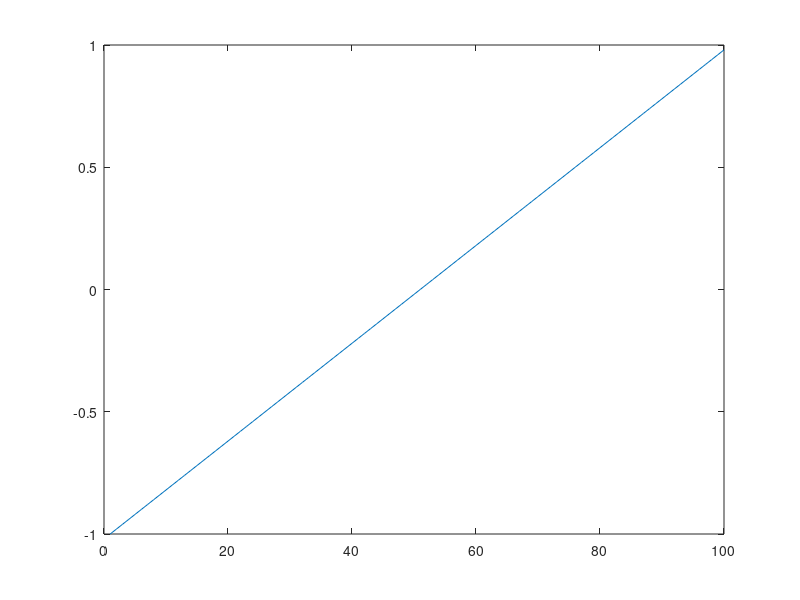
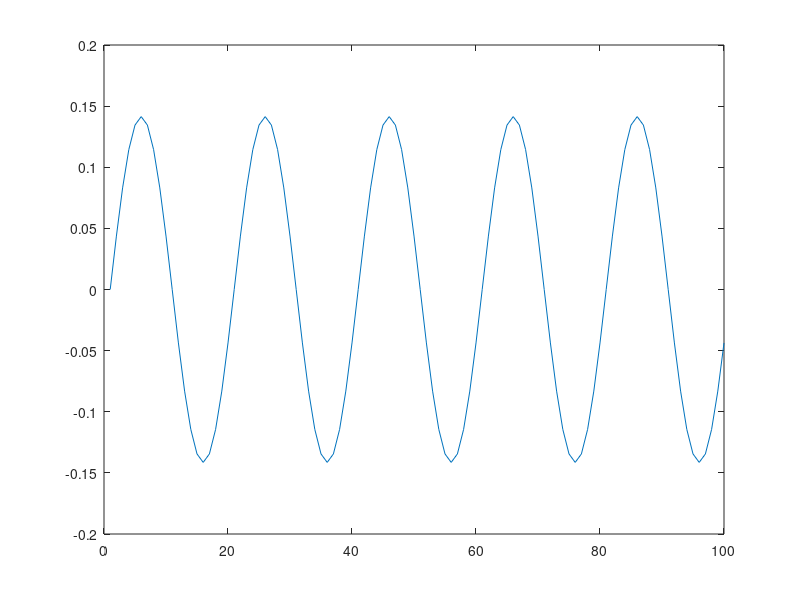
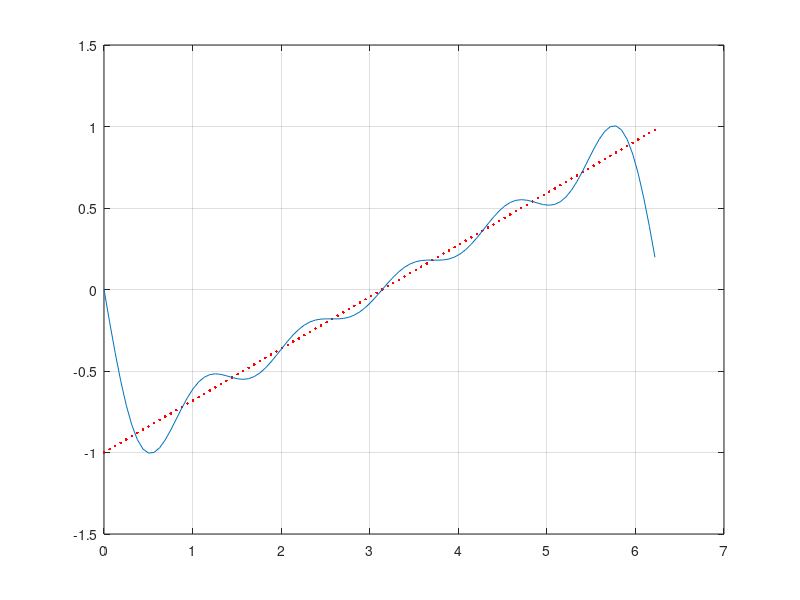

These charts were generated, in order, by the following MATLAB code:
% approx_orto.m
clear all; close all;

N=100;                % Liczba definiowanych punktow czasowych
M=5;                  % Liczba sinusoid uzytych do aproksymacji

x = [0 : 2*pi/N : 2*pi*(N-1)/N]';   % Wektor pionowy [rad]: 0 : krok : maksimum
y = sawtooth(x);                    % Zadany przebieg piloksztaltny, od -1 do 1
figure; plot( y ); pause            % Sygnal aproksymowany

X = sqrt(2/N) * sin(x*[1:M]) ;      % Macierz z ortogonalnymi sinusami w kolumnach
figure; plot( X(:,5)' ); pause      % Przykladowo 5-ta kolumna

a = X'*y;                           % Wynik transformacji, szukany wektor wspolczynnikow 
figure; plot(x,y,'r.',x,X*a); grid; % Funkcja oryginalna i jej aproksymata
